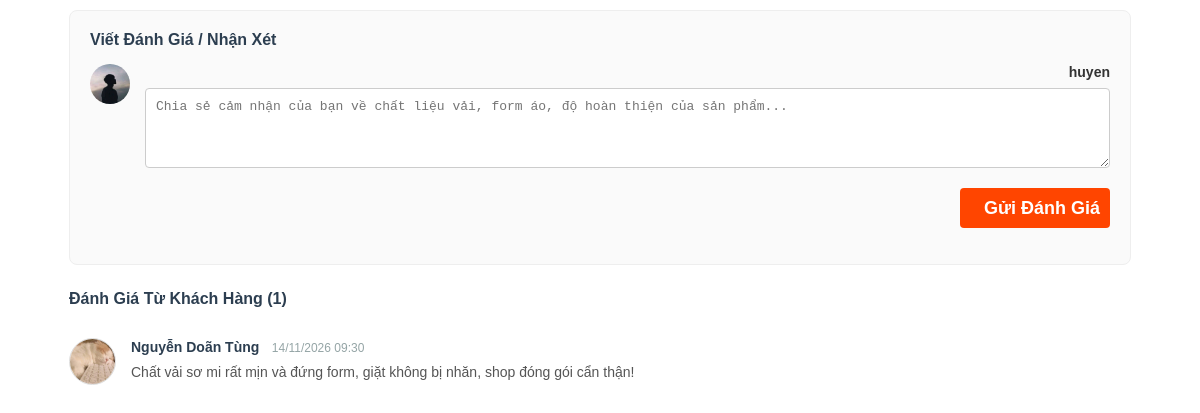
Screenshot of /controller/binhluan.php?idsp=1 (signed in) with the database file from the repository.
### tables this page shows
CREATE TABLE `binhluan` (
  `id` int(11) NOT NULL AUTO_INCREMENT,
  `hinh` varchar(225) NOT NULL,
  `iduser` int(11) NOT NULL,
  `idsp` int(11) NOT NULL,
  `noidung` varchar(225) NOT NULL,
  `postdate` varchar(225) NOT NULL,
  `name` varchar(225) NOT NULL,
  PRIMARY KEY (`id`)
);

### model/config.php (called while the page is built, shortened)
<?php
  function pdo_con(){
    $http_host = $_SERVER['HTTP_HOST'] ?? '';
    $is_infinityfree = (strpos($http_host, 'infinityfree') !== false || strpos($http_host, 'epizy.com') !== false);
    if ($is_infinityfree) {
      $servername = "sql302.infinityfree.com";
      $username = "if0_43184606";
      $password = "8gZKYLk9Rk6UBlL";
      $dbname = "if0_43184606_duan1";
      $port = 3306;
      $db_candidates = [$dbname];
    } else {
      $servername = "127.0.0.1";
      $username = "root";
      $password = "";
      $port = 3306;
      $db_candidates = ['duanmau', 'duan1'];
    }
    foreach ($db_candidates as $try_db) {
      try {
        $conn = new PDO("mysql:host=$servername;port=$port;dbname=$try_db;charset=utf8", $username, $password, [
          PDO::ATTR_ERRMODE => PDO::ERRMODE_EXCEPTION,
          PDO::ATTR_TIMEOUT => 2
        ]);
        $cached_conn = $conn;
        return $cached_conn;
      } catch (PDOException $e) {
      }
    }
    return null;
  }
  function pdo_query($sql){
    $sql_args = array_slice(func_get_args(), 1);
    $conn = pdo_con();
    try {
      $stmt = $conn->prepare($sql);
      $stmt->execute($sql_args);
      $rows = $stmt->fetchAll();
      return $rows ? $rows : [];
    } catch (PDOException $e) {
      throw $e;
    }
  }
?>

### model/binhluan.php (called while the page is built, shortened)
<?php
function binhluan_showChiTiet($idsp){
    $sql = "SELECT * FROM binhluan WHERE idsp=? ORDER BY id DESC";
    return pdo_query($sql, $idsp);
}
?>

### controller/binhluan.php (the view, shortened to what this page needs)
<link rel="stylesheet" href="../view/css/chitietsp.css">
<?php
include "../model/config.php";
include_once "../model/binhluan.php";
$idsp = $_GET['idsp'] ?? 1;
?>
<div class="binhluan">
    <?php if (isset($_SESSION['id'])):
        $user_avt = !empty($_SESSION['avata']) ? $_SESSION['avata'] : 'iconUser.png';
        $user_name = $_SESSION['name'] ?? 'Thành viên';
    ?>
        <div class="binhluan-box">
            <h4 style="margin: 0 0 15px 0; color: #2c3e50;">Viết Đánh Giá / Nhận Xét</h4>
            <form action="" method="POST">
                <div style="display: flex; gap: 15px; align-items: flex-start;">
                    <img src="../view/images/<?= htmlspecialchars($user_avt) ?>" alt="" style="width: 40px; height: 40px; border-radius: 50%; object-fit: cover;">
                    <div style="flex: 1;">
                        <span style="font-weight: 600; font-size: 14px; color: #333;"><?= htmlspecialchars($user_name) ?></span>
                        <textarea name="noidung" required placeholder="Chia sẻ cảm nhận của bạn về chất liệu vải, form áo, độ hoàn thiện của sản phẩm..." style="width: 100%; height: 80px; padding: 10px; border: 1px solid #ccc; border-radius: 4px; font-size: 13px; margin-top: 8px; resize: vertical;"></textarea>
                        <input type="submit" value="Gửi Đánh Giá" name="gui" class="btn-submit-bl">
                    </div>
                </div>
            </form>
        </div>
    <?php endif; ?>
    <h4 style="color: #2c3e50; margin: 20px 0 15px 0;">Đánh Giá Từ Khách Hàng (<?php
        $showbinhluan = binhluan_showChiTiet($idsp);
        echo count($showbinhluan);
    ?>)</h4>
    <div class="list-binhluan">
        <?php
        if (!empty($showbinhluan)) {
            foreach ($showbinhluan as $row) {
                $avt_img = !empty($row['hinh']) ? $row['hinh'] : 'iconUser.png';
                echo '
                <div class="binhluan-item">
                    <img src="../view/images/' . htmlspecialchars($avt_img) . '" class="binhluan-avatar" alt="">
                    <div class="binhluan-content">
                        <div>
                            <span class="bl-author">' . htmlspecialchars($row['name']) . '</span>
                            <span class="bl-date"><i class="fa fa-clock-o"></i> ' . htmlspecialchars($row['postdate']) . '</span>
                        </div>
                        <div class="bl-text">' . nl2br(htmlspecialchars($row['noidung'])) . '</div>
                    </div>
                </div>
                ';
            }
        } else {
            echo '<p style="color: #888; font-style: italic; padding: 10px 0;">Chưa có nhận xét nào cho mẫu áo này. Hãy là người đầu tiên chia sẻ cảm nhận!</p>';
        }
        ?>
    </div>
</div>

### view/css/chitietsp.css (style rules this page uses)
.binhluan { width: 90%; margin: auto; }
.binhluan form textarea { width: 100%; border-radius: 5px; padding: 5px; }
.binhluan form { text-align: right; }
.binhluan form input[type="submit"] { width: 150px; height: 40px; margin-top: 20px; margin-right: auto; background: orangered; color: white; border: none; font-size: 18px; cursor: pointer; }

### controller/binhluan.php (style rules this page uses)
.binhluan-box { background: #fafafa; border: 1px solid #eee; border-radius: 8px; padding: 20px; margin-bottom: 25px; }
.binhluan-item { display: flex; gap: 15px; padding: 15px 0; border-bottom: 1px solid #f0f0f0; }
.binhluan-item:last-child { border-bottom: none; }
.binhluan-avatar { width: 45px; height: 45px; border-radius: 50%; object-fit: cover; border: 1px solid #ddd; }
.binhluan-content { flex: 1; }
.bl-author { font-weight: 600; color: #2c3e50; font-size: 14px; }
.bl-date { color: #95a5a6; font-size: 12px; margin-left: 8px; }
.bl-text { margin-top: 6px; color: #555; font-size: 14px; line-height: 1.5; }
.btn-submit-bl { padding: 8px 24px; background: #007bff; color: #fff; border: none; border-radius: 4px; font-weight: 600; cursor: pointer; margin-top: 10px; }

### rows the page displays
binhluan: hinh (picture), name "Nguyễn Doãn Tùng", postdate "14/11/2026 09:30", noidung "Chất vải sơ mi rất mịn và đứng form, giặt không bị nhăn, shop đóng gói cẩn thận!"

### other values shown
$user_name "huyen"
count($showbinhluan) "1"
